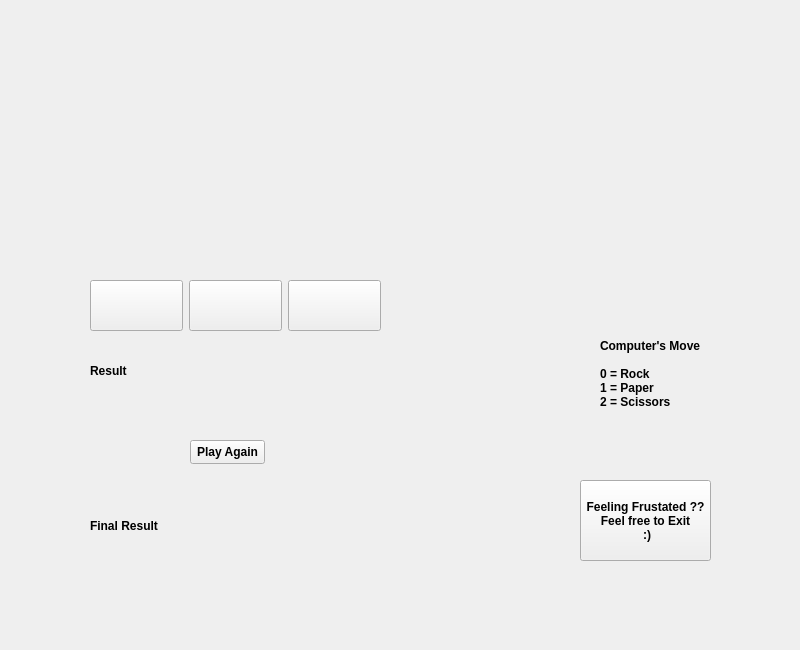
<?xml version="1.0" encoding="UTF-8"?>
<ui version="4.0">
 <class>Rock_Paper_Scissors</class>
 <widget class="QMainWindow" name="Rock_Paper_Scissors">
  <property name="geometry">
   <rect>
    <x>0</x>
    <y>0</y>
    <width>800</width>
    <height>650</height>
   </rect>
  </property>
  <property name="maximumSize">
   <size>
    <width>800</width>
    <height>650</height>
   </size>
  </property>
  <property name="windowTitle">
   <string>Rock Paper Scissors</string>
  </property>
  <property name="windowIcon">
   <iconset resource="res.qrc">
    <normaloff>:/img/loading_screen.png</normaloff>:/img/loading_screen.png</iconset>
  </property>
  <property name="styleSheet">
   <string notr="true">background-image: url(:/img/background.png);</string>
  </property>
  <widget class="QWidget" name="centralwidget">
   <widget class="QLabel" name="label">
    <property name="geometry">
     <rect>
      <x>200</x>
      <y>60</y>
      <width>351</width>
      <height>201</height>
     </rect>
    </property>
    <property name="font">
     <font>
      <bold>false</bold>
     </font>
    </property>
    <property name="mouseTracking">
     <bool>false</bool>
    </property>
    <property name="text">
     <string/>
    </property>
    <property name="pixmap">
     <pixmap resource="res.qrc">:/img/menu.png</pixmap>
    </property>
    <property name="scaledContents">
     <bool>true</bool>
    </property>
   </widget>
   <widget class="QLabel" name="label_2">
    <property name="geometry">
     <rect>
      <x>600</x>
      <y>330</y>
      <width>101</width>
      <height>101</height>
     </rect>
    </property>
    <property name="font">
     <font>
      <bold>true</bold>
     </font>
    </property>
    <property name="text">
     <string>Computer's Move 

0 = Rock 
1 = Paper 
2 = Scissors
</string>
    </property>
   </widget>
   <widget class="QWidget" name="layoutWidget">
    <property name="geometry">
     <rect>
      <x>90</x>
      <y>280</y>
      <width>291</width>
      <height>51</height>
     </rect>
    </property>
    <layout class="QHBoxLayout" name="horizontalLayout">
     <item>
      <widget class="QPushButton" name="rockButton">
       <property name="sizePolicy">
        <sizepolicy hsizetype="Minimum" vsizetype="Expanding">
         <horstretch>0</horstretch>
         <verstretch>0</verstretch>
        </sizepolicy>
       </property>
       <property name="font">
        <font>
         <bold>true</bold>
        </font>
       </property>
       <property name="styleSheet">
        <string notr="true">image: url(:/img/rock.png);</string>
       </property>
       <property name="text">
        <string/>
       </property>
      </widget>
     </item>
     <item>
      <widget class="QPushButton" name="paperButton">
       <property name="sizePolicy">
        <sizepolicy hsizetype="Minimum" vsizetype="Expanding">
         <horstretch>0</horstretch>
         <verstretch>0</verstretch>
        </sizepolicy>
       </property>
       <property name="font">
        <font>
         <bold>true</bold>
        </font>
       </property>
       <property name="styleSheet">
        <string notr="true">image: url(:/img/paper.png);</string>
       </property>
       <property name="text">
        <string/>
       </property>
      </widget>
     </item>
     <item>
      <widget class="QPushButton" name="scissorsButton">
       <property name="sizePolicy">
        <sizepolicy hsizetype="Minimum" vsizetype="Expanding">
         <horstretch>0</horstretch>
         <verstretch>0</verstretch>
        </sizepolicy>
       </property>
       <property name="font">
        <font>
         <bold>true</bold>
        </font>
       </property>
       <property name="styleSheet">
        <string notr="true">image: url(:/img/scissors.png);</string>
       </property>
       <property name="text">
        <string/>
       </property>
      </widget>
     </item>
    </layout>
   </widget>
   <widget class="QLabel" name="resultLabel">
    <property name="geometry">
     <rect>
      <x>90</x>
      <y>350</y>
      <width>271</width>
      <height>41</height>
     </rect>
    </property>
    <property name="font">
     <font>
      <bold>true</bold>
     </font>
    </property>
    <property name="text">
     <string>Result</string>
    </property>
   </widget>
   <widget class="QLabel" name="finalResultsLabel">
    <property name="geometry">
     <rect>
      <x>90</x>
      <y>490</y>
      <width>271</width>
      <height>71</height>
     </rect>
    </property>
    <property name="font">
     <font>
      <bold>true</bold>
     </font>
    </property>
    <property name="text">
     <string>Final Result</string>
    </property>
   </widget>
   <widget class="QLabel" name="label_3">
    <property name="geometry">
     <rect>
      <x>800</x>
      <y>625</y>
      <width>141</width>
      <height>101</height>
     </rect>
    </property>
    <property name="text">
     <string>Developed By 
Faria Nowsin Aurthy 
1st year , 2nd semester 
</string>
    </property>
   </widget>
   <widget class="QPushButton" name="playAgainButton">
    <property name="geometry">
     <rect>
      <x>190</x>
      <y>440</y>
      <width>75</width>
      <height>24</height>
     </rect>
    </property>
    <property name="font">
     <font>
      <bold>true</bold>
     </font>
    </property>
    <property name="text">
     <string>Play Again</string>
    </property>
   </widget>
   <widget class="QPushButton" name="pushButton">
    <property name="geometry">
     <rect>
      <x>580</x>
      <y>480</y>
      <width>131</width>
      <height>81</height>
     </rect>
    </property>
    <property name="font">
     <font>
      <bold>true</bold>
     </font>
    </property>
    <property name="text">
     <string>Feeling Frustated ?? 
Feel free to Exit 
 :)</string>
    </property>
   </widget>
  </widget>
 </widget>
 <resources>
  <include location="res.qrc"/>
 </resources>
 <connections>
  <connection>
   <sender>playAgainButton</sender>
   <signal>clicked()</signal>
   <receiver>finalResultsLabel</receiver>
   <slot>clear()</slot>
   <hints>
    <hint type="sourcelabel">
     <x>209</x>
     <y>515</y>
    </hint>
    <hint type="destinationlabel">
     <x>197</x>
     <y>550</y>
    </hint>
   </hints>
  </connection>
  <connection>
   <sender>pushButton</sender>
   <signal>clicked()</signal>
   <receiver>Rock_Paper_Scissors</receiver>
   <slot>close()</slot>
   <hints>
    <hint type="sourcelabel">
     <x>633</x>
     <y>606</y>
    </hint>
    <hint type="destinationlabel">
     <x>699</x>
     <y>513</y>
    </hint>
   </hints>
  </connection>
 </connections>
</ui>
